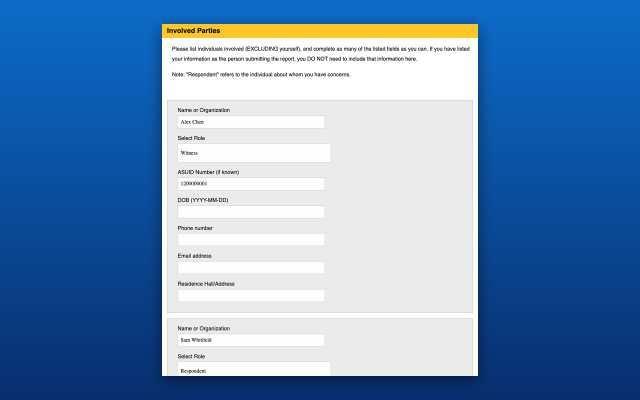
#> input picture store/screenshot-1-1280x800.png, 1280 x 800 px (shown at 1/2 size); its folder holds only this picture in this run
$ python frame-screenshot.py screenshot-1-1280x800.png
#> lines starting #> are read from the running program, lines starting #| are printed output that depends on the picture
#!/usr/bin/env python3
"""Fit real screenshots to Chrome Web Store dimensions.

The store wants 1280x800 (or 640x400). Raw Mac screenshots are neither, and
stretching them looks bad, so this scales each image to fit and centres it on a
brand-blue canvas with a soft shadow.

    python3 store/frame-screenshot.py ~/Desktop/Screenshot*.png

Writes store/screenshot-N-1280x800.png for each input.
"""

import os
import sys
from PIL import Image, ImageFilter

HERE = os.path.dirname(os.path.abspath(__file__))

W, H = 1280, 800
MARGIN = 48
BG_TOP = (12, 108, 200)
BG_BOTTOM = (8, 46, 110)


def canvas():
    img = Image.new('RGB', (W, H))
    px = img.load()
    for y in range(H):
        t = y / (H - 1)
        row = tuple(round(a + (b - a) * t) for a, b in zip(BG_TOP, BG_BOTTOM))
        for x in range(W):
            px[x, y] = row
    return img


def frame(path, index):
#> called with path = 'screenshot-1-1280x800.png', index = 1
    shot = Image.open(path).convert('RGB')
#> shot is the input picture: PIL image 1280x800 RGB; mean R, G, B 109.3, 145.7, 186.6
    max_w, max_h = W - 2 * MARGIN, H - 2 * MARGIN
    scale = min(max_w / shot.width, max_h / shot.height)
#> scale = 0.88
    if scale < 1:
        shot = shot.resize((round(shot.width * scale), round(shot.height * scale)),
                           Image.LANCZOS)
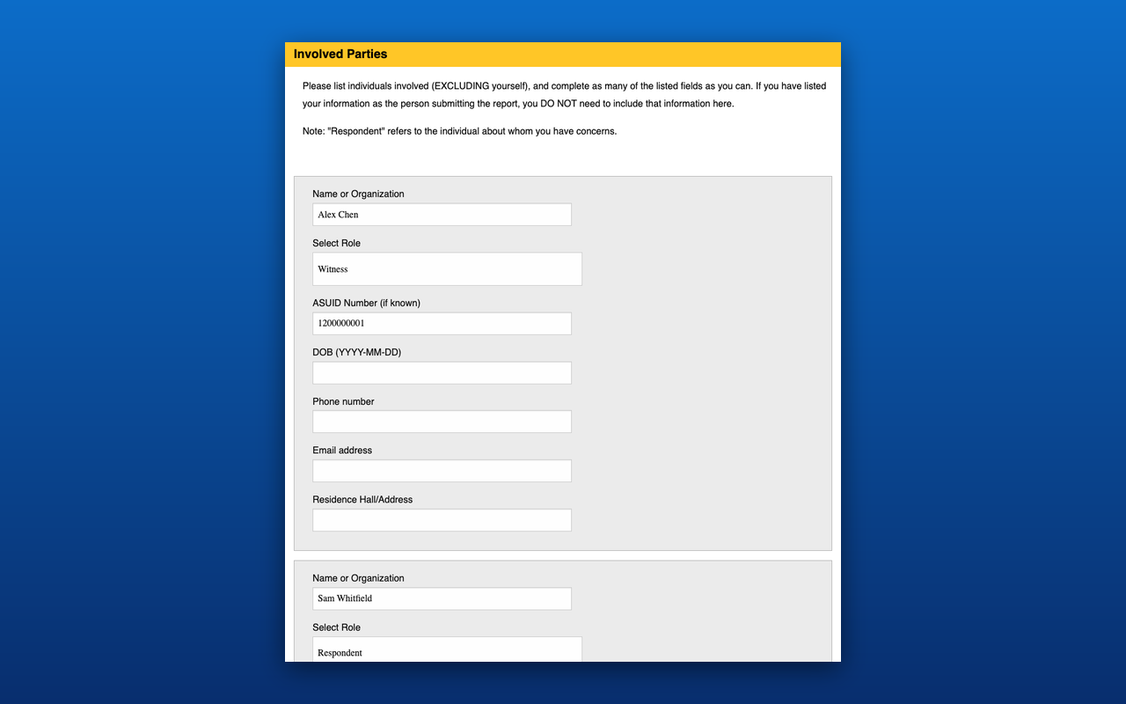
#> shot: PIL image 1126x704 RGB; mean R, G, B 109.2, 145.7, 186.5

    bg = canvas()
#> in canvas, `img = Image.new('RGB', (W, H))`: img: PIL image 1280x800 RGB; every value is 0
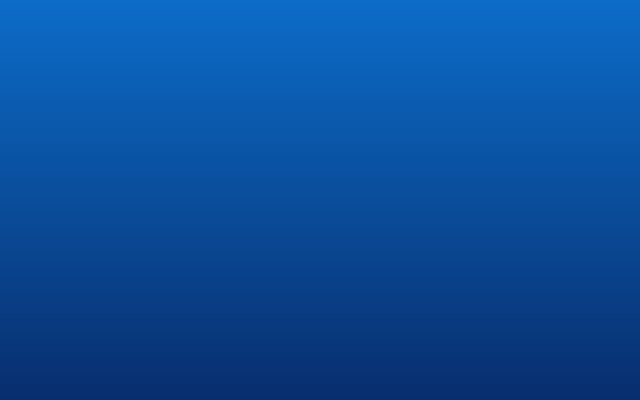
#> bg: PIL image 1280x800 RGB (shown at 1/2 size); mean R, G, B 10, 77, 155
    x = (W - shot.width) // 2
#> x = 77
    y = (H - shot.height) // 2
#> y = 48

    shadow = Image.new('RGBA', (W, H), (0, 0, 0, 0))
#> shadow: PIL image 1280x800 RGBA; every value is 0
    shadow.paste((0, 0, 0, 130), (x, y + 8, x + shot.width, y + shot.height + 8))
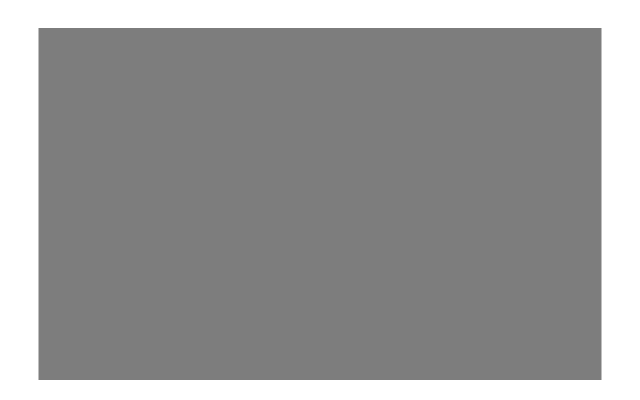
#> shadow: PIL image 1280x800 RGBA (shown at 1/2 size); mean R, G, B, A 0, 0, 0, 100.6; transparent parts drawn white
    bg = Image.alpha_composite(bg.convert('RGBA'),
                               shadow.filter(ImageFilter.GaussianBlur(14)))
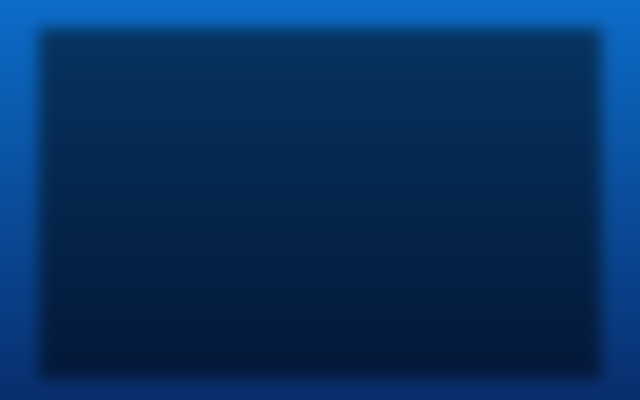
#> bg: PIL image 1280x800 RGBA (shown at 1/2 size); mean R, G, B, A 5.9, 46.9, 94.2, 255

    bg.paste(shot, (x, y))
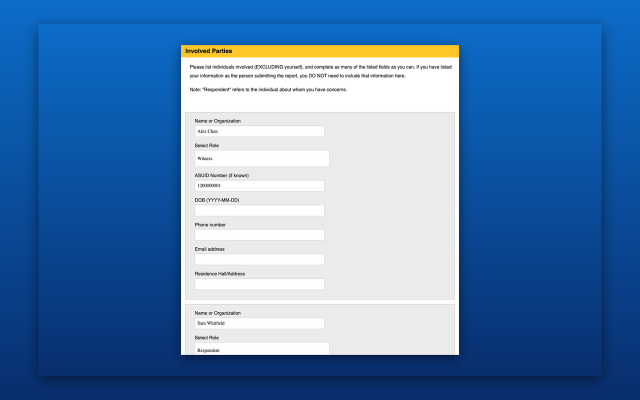
#> bg: PIL image 1280x800 RGBA (shown at 1/2 size); mean R, G, B, A 86.7, 129.4, 177.8, 255
    out = os.path.join(HERE, 'screenshot-%d-1280x800.png' % index)
    bg.convert('RGB').save(out)
    print('wrote', os.path.basename(out), '<-', os.path.basename(path))


def main():
    args = sys.argv[1:]
    if not args:
        print(__doc__)
        raise SystemExit(1)
    for i, path in enumerate(args[:5], start=1):
        frame(path, i)


if __name__ == '__main__':
    main()

$ run again, on store/screenshot-5-1280x800.png
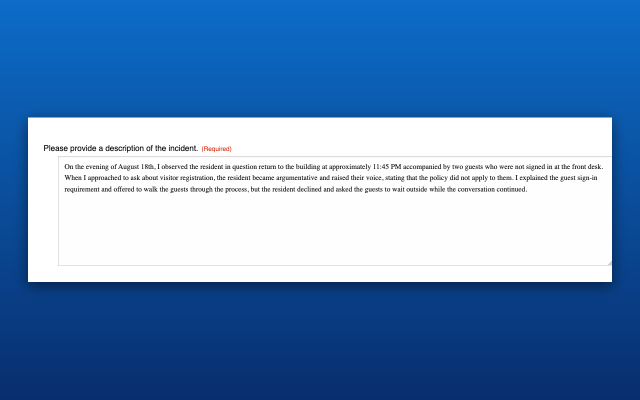
#> input picture store/screenshot-5-1280x800.png, 1280 x 800 px (shown at 1/2 size)
#> in frame, shot is the input picture: PIL image 1280x800 RGB; mean R, G, B 99.1, 140.4, 188.4
#> in frame, `shot = shot.resize((round(shot.width * scale), round(shot.height * sca..`:
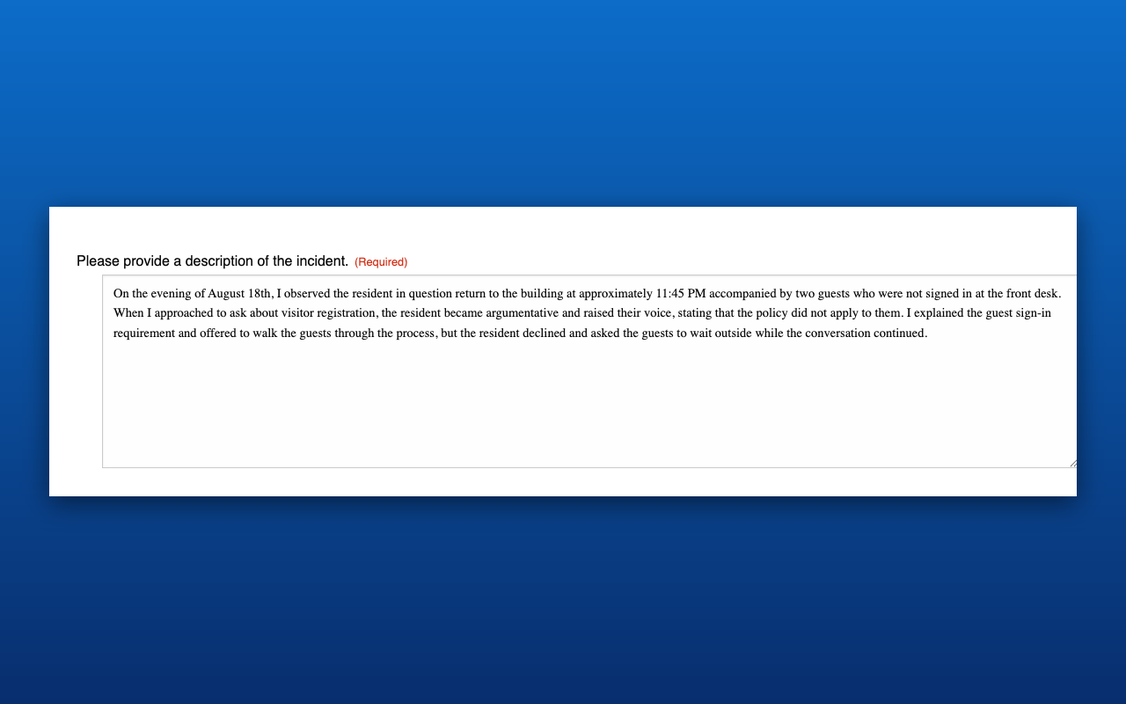
#> shot: PIL image 1126x704 RGB; mean R, G, B 99, 140.2, 188.2
#> img: PIL image 1280x800 RGB; every value is 0
#> in frame, `bg.paste(shot, (x, y))`:
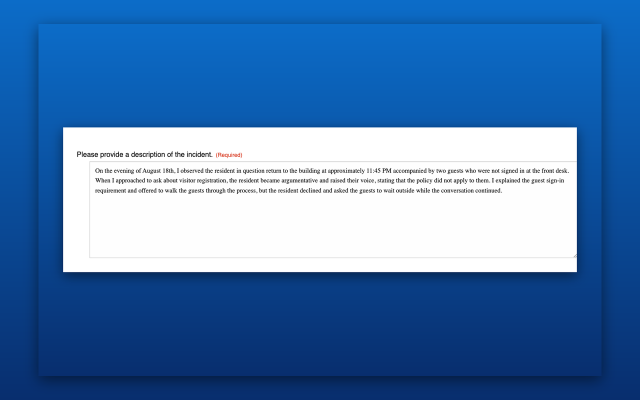
#> bg: PIL image 1280x800 RGBA (shown at 1/2 size); mean R, G, B, A 78.8, 125.2, 179.2, 255

$ run again, on store/screenshot-2-1280x800.png
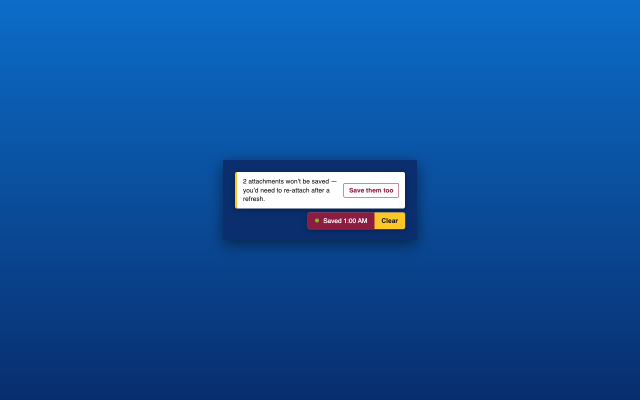
#> input picture store/screenshot-2-1280x800.png, 1280 x 800 px (shown at 1/2 size)
#> in frame, shot is the input picture: PIL image 1280x800 RGB; mean R, G, B 16.6, 79.8, 154.5
#> in frame, `shot = shot.resize((round(shot.width * scale), round(shot.height * sca..`:
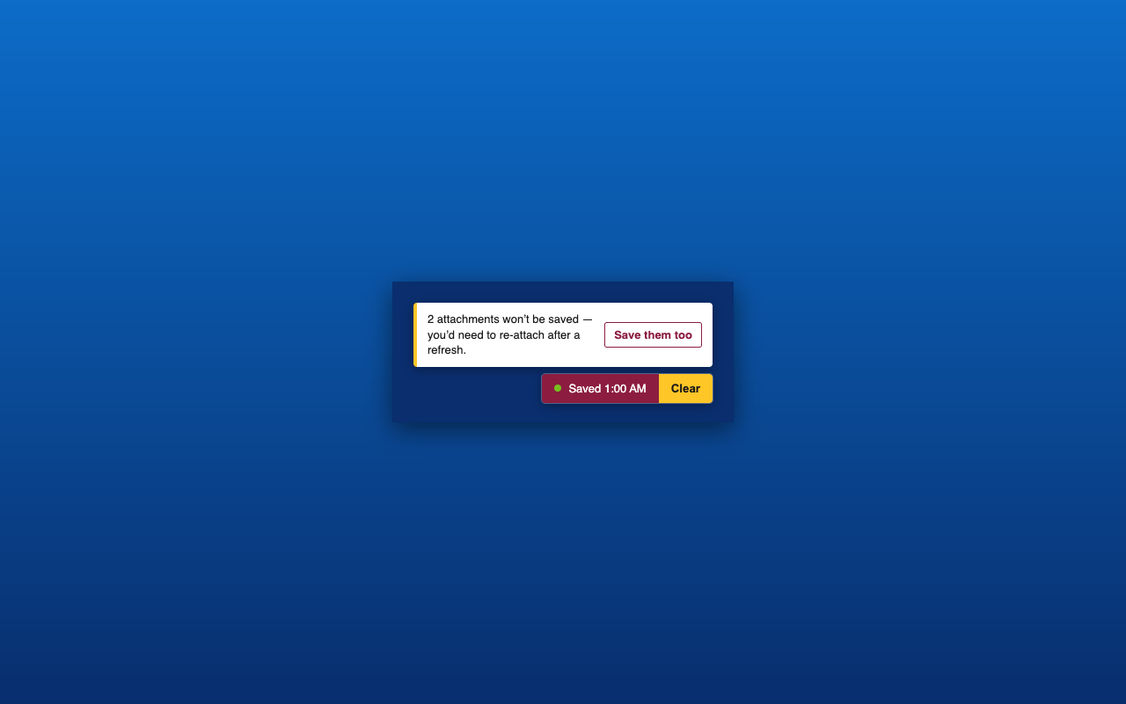
#> shot: PIL image 1126x704 RGB; mean R, G, B 16.6, 79.8, 154.4
#> img: PIL image 1280x800 RGB; every value is 0
#> in frame, `bg.paste(shot, (x, y))`:
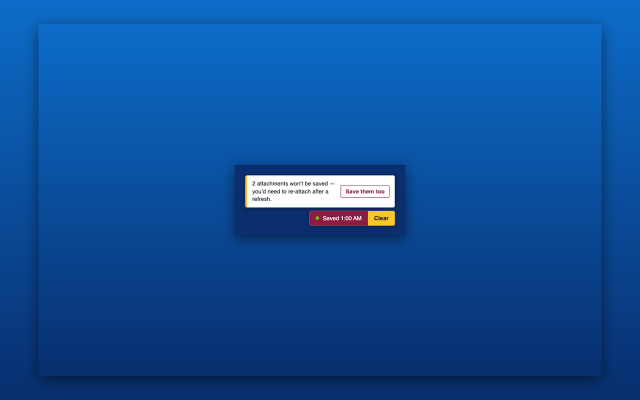
#> bg: PIL image 1280x800 RGBA (shown at 1/2 size); mean R, G, B, A 15, 78.4, 153, 255
